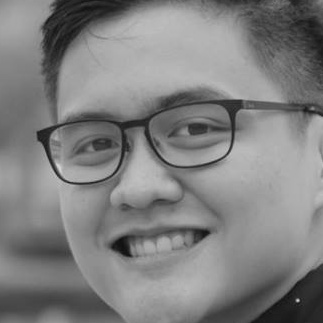
#> input picture data/images/output/User.0.0.jpg, 323 x 323 px
$ jupyter execute --allow-errors 'Open CV Brownbag Session - Exercise.ipynb'   (shell and % lines are left out)
#> lines starting #> are read from the running program, lines starting #| are printed output that depends on the picture
# Open CV Brownbag Session

This Jupyter Notebook contains all the Python code needed to perform <b>Face Detection, Training and Classification and Face Recgonition </b>. In this tutorial, you will learn how to preprocess images in preparation for face detection, use pre-trained Haar Cascades to detect faces in an image, and finally train and classify images to recognize faces using the Local Binary Patterns Histogram (LBPH) algorithm.

The following libraries will be imported in this notebook:

<ul>
    <li> cv2 - OpenCV (Open Source Computer Vision API) python package
    <li> numpy - Numerical Python </li>
    <li> matplotlib - Mathematical Plotting Library for Python </li>
    <li> PIL (Pillow) - Image formatting package </li>
</ul>

### Importing Libraries

[cell 1]
import cv2
import matplotlib.pyplot as plt
import numpy as np
import time as t
import os

import matplotlib

import PIL

from PIL import Image

library_version_list = (matplotlib.__version__ ,np.__version__, cv2.__version__, PIL.__version__)
print ("Library Versions:\n\n\
        Matplotlib\t%s\n\
        Numpy\t\t%s\n\
        OpenCV\t\t%s\n\
        PIL\t\t%s\n" % library_version_list)

### Printing all files in the directory

[cell 2]
DIR = {
    'input' : '../data/images/',
    'output' : '../data/images/output/',
    'cascades' : '../data/cascades/',
    'trainers' : '../data/trainer/',
}

### Loading the image

[cell 3]
print(os.listdir(DIR['input']))

[cell 4]
# Enter the filename given the information above

filename = ...
#> (the rest of this cell did not finish here and is left out)

#> (a cell that did not finish here is left out)

As you may have noticed, the colors of the image displayed above doesn't seem to match the original image. Actually, the image has been correctly loaded by openCV as a numpy array, but the color of each pixel has been sorted as BGR (Blue-Green-Red).
Matplotlib's plot expects an RGB image so, for a correct display of the image, it is necessary to swap those channels.
This operation can be done either by using openCV conversion functions cv2.cvtColor() or by working directly with the numpy array.

#### cvtColor
cvtColor is the openCV function which changes the color space of an image. It takes as input an image and a numerical flag which represents the conversion function. Let's list some of that.

[cell 6]
BGRflags = [flag for flag in dir(cv2) if flag.startswith('COLOR_BGR') ]
#> (the rest of this cell did not finish here and is left out)

In this case it's necessary to change the image space from BGR (Blue, Green, Red) to RGB, so the correct flag is <b>cv2.COLOR_BGR2RGB</b>

[cell 7]
time_start = t.time()

# Convert the image to the proper color channel
#> (the rest of this cell did not finish here and is left out)

#> (a cell that did not finish here is left out)

As expected, the image has now been converted to the RGB channel format.

### Phase 1: Face Detection

Let's move on to Face Detection. Detecting a face requires a model that decides which features define a human face, and to perform this, we will be needing  a model called Haar Cascades. A Haar cascades is a classifier used to detect the object for which it was trained for, in this case, a face. The figure below shows how a haar cascade would identify features of the given object to be classified.

[cell 9]
time_start = t.time()

# Convert the image to grayscale (use cv2.COLOR_BGR2GRAY)
#> (the rest of this cell did not finish here and is left out)

#> (a cell that did not finish here is left out)

#> (a cell that did not finish here is left out)

For this session, we will be loading a pre-trained haar cascade for frontal facial features into OpenCV.

[cell 12]
filename = DIR['cascades'] + 'haarcascade_frontalface_default.xml'
cascade = cv2.CascadeClassifier(filename) #Haar Cascade used for Face Detection

Now that we have loaded the classifier into OpenCV, we will now start detecting faces on Seph's image using OpenCVs detectMultiScale function. The paramaeters of the function are the following:
<ul>
    <li>gray_image - Grayscaled version of the image to detect faces from. </li>
    <li>image_scale - Parameter specifying how much the image size is reduced at each image scale. </li>
    <li>n_neigbors - Parameter specifying how many neighbors each candidate rectangle should have to retain it. </li>
</ul>

[cell 13]
image_scale = 1.3
n_neighbors = 5

# Detect faces
#> (the rest of this cell did not finish here and is left out)

[cell 14]
os.listdir(DIR['output'])

[cell 15]
filename = DIR['output'] + 'User.0.0.jpg'
seph_img = cv2.imread(filename)
#> seph_img is the input picture: shape (323, 323, 3); min 15, max 214, mean 128

# Display Seph's image in grayscale (cv2.COLOR_BGR2GRAY)
#> (the rest of this cell did not finish here and is left out)

### Phase 2: Face Training

Before we get into the training phase, we must first load the images from the input directory and detect the faces from each image.

[cell 16]
def getImagesAndLabels(path, face_cascade):
    '''
        Retrieves the images including its labels in preparation for training
        Args:
            path (str): directory path of where the images are stored
            face_cascade (CascadeClassifier): Contains the trained Haar Cascades.
        Returns:
            faceSamples(list<numpy.Array>): Array representation of an image
            ids(list<int>): Array of ids corresponding to the user
    '''
#> called with path = '../data/images/output/'
    imagePaths = [os.path.join(path,f) for f in os.listdir(path) if '.jpg' in f]
    faceSamples=[]
    ids = []

    for imagePath in imagePaths:

        PIL_img = Image.open(imagePath).convert('L') # convert it to grayscale
        img_numpy = np.array(PIL_img,'uint8')

        id = int(os.path.split(imagePath)[-1].split(".")[1])
        faces = face_cascade.detectMultiScale(img_numpy)
#> faces = [[18, 26, 279, 279]]

        for (x,y,w,h) in faces:
            faceSamples.append(img_numpy[y:y+h,x:x+w])
            ids.append(id)
#> this loop made 1 pass
#> after the loop, faceSamples = 1 item; ids = [0]

    return faceSamples,ids

[cell 17]
faces, ids = getImagesAndLabels(DIR['output'], cascade)
#> faces = 1 item; ids = [0]
print(ids)
#| [0]
print(faces)
#> (printed output is left out)

We will be using the Local Binary Patterns Historgram as our face trainer/classifier. Local Binary Pattern (LBP) is a simple yet very efficient texture operator which labels the pixels of an image by thresholding the neighborhood of each pixel and considers the result as a binary number.

[cell 18]
# recognizer = cv2.face.createLBPHFaceRecognizer()
recognizer = cv2.face.LBPHFaceRecognizer_create()
recognizer.train(faces, np.array(ids))

The training data is saved as a yml file in preparation for face recognition

[cell 19]
# Save the model into trainer/trainer.yml
recognizer.save(DIR['trainers'] + 'trainer.yml') # recognizer.save() worked on Mac, but not on Pi

### Phase 3: Face Recognition

[cell 20]
names=['Seph']
pic_id = 0
filename = DIR['input'] + 'seph2.jpg'
seph_img = cv2.imread(filename)
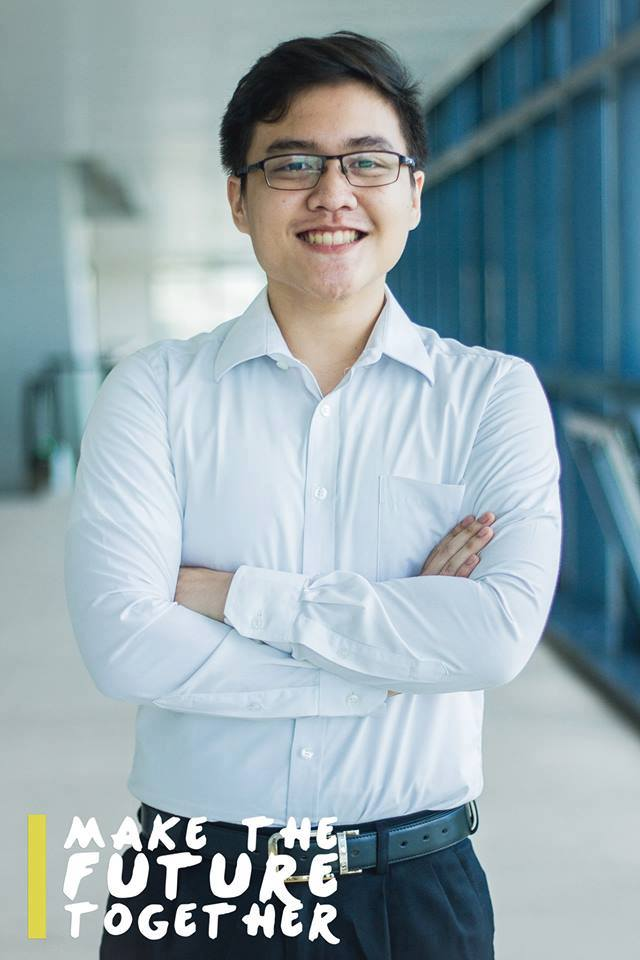
#> input picture data/images/seph2.jpg, 640 x 960 px
#> seph_img is the input picture: shape (960, 640, 3); mean B, G, R 172.1, 165.3, 146.8
image_to_detect_gray = cv2.cvtColor(seph_img, cv2.COLOR_BGR2GRAY)
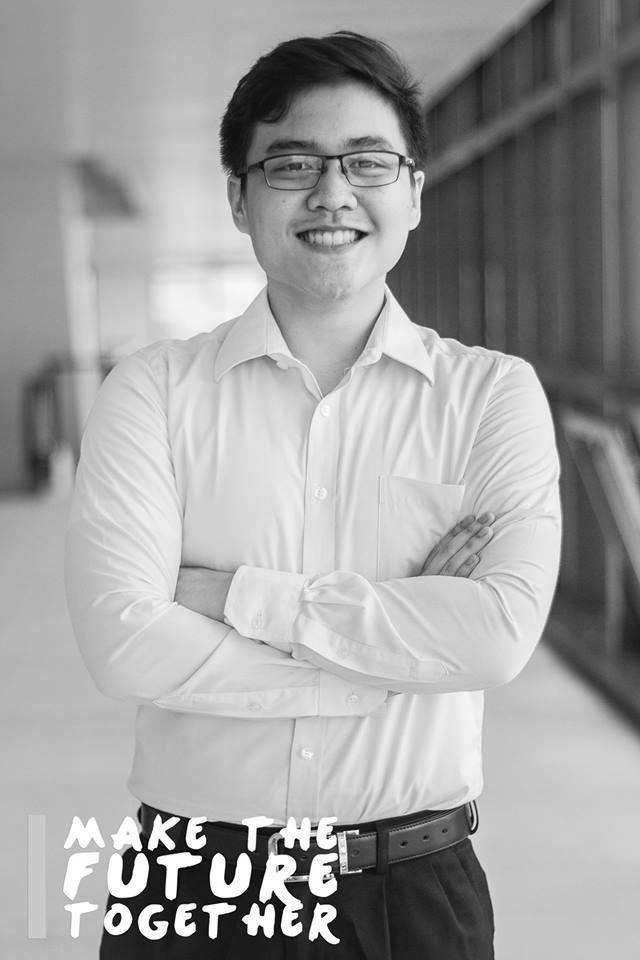
#> image_to_detect_gray: shape (960, 640); min 0, max 255, mean 160.5
image_to_detect = cv2.cvtColor(seph_img, cv2.COLOR_BGR2RGB)
plt.imshow(image_to_detect, cmap=plt.cm.gray)
plt.show()
